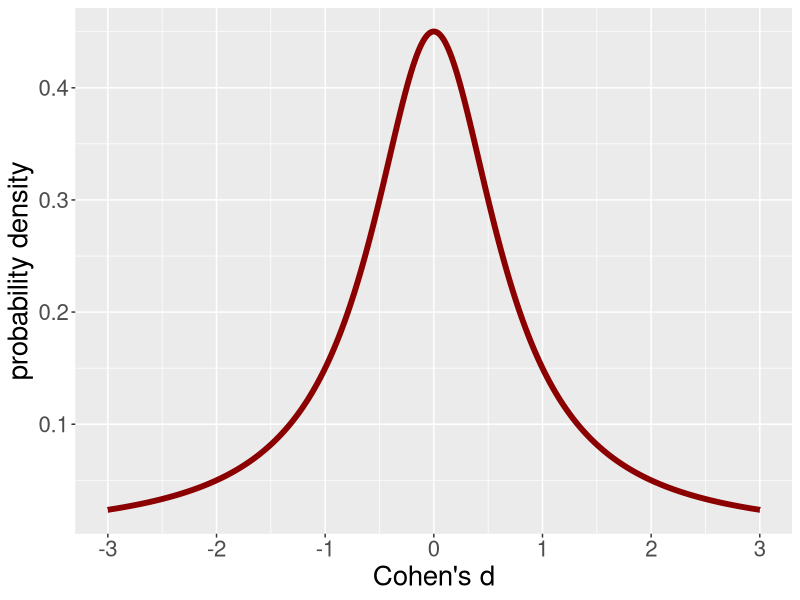
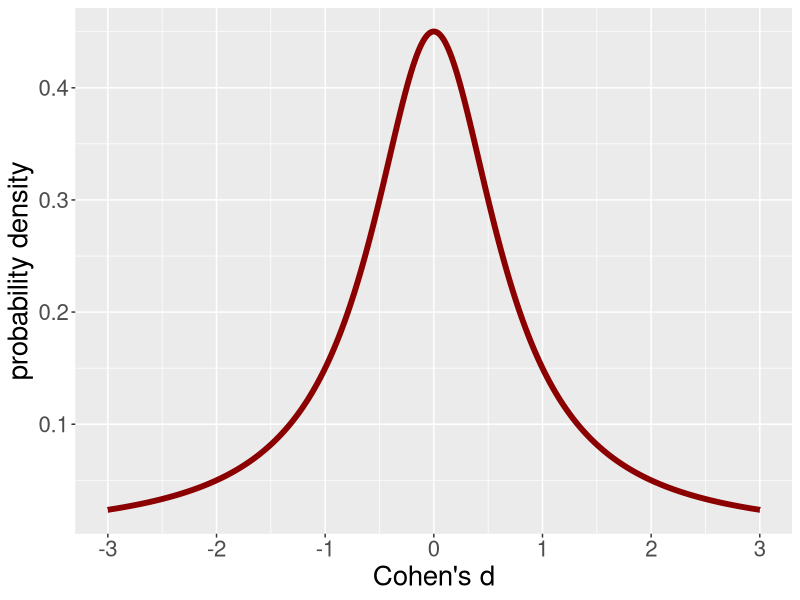

Source code (R) for these figures, in order: (Note: this script raises an error after producing the figures.)
#Create visualization and probability table for the Cauchy distribution 
#used in default Bayes factor
#
#Author: Eric Fields
#Version Date: 22 February 2025

#Copyright (c) 2025, Eric Fields
#This code is free and open source software made available under the terms 
#of the CC BY 4.0 license
#https://creativecommons.org/licenses/by/4.0/


library(ggplot2)

proj_dir <- "C:/Users/fieldsec/OneDrive - Westminster College/Documents/ECF/Research/Bayes factor simulations"
setwd(proj_dir)

###### PLOT CAUCHY DISTRIBUTION

#Generate data to plot
Cohens_d <- seq(-3, 3, by=.0001)
cauchy_scale = sqrt(2) / 2
prob_density <- dcauchy(Cohens_d, location = 0, scale = cauchy_scale)
df <- data.frame(x = Cohens_d, y = prob_density)

#Plot
ggplot(df, aes(x = x, y = y)) +
  geom_line(linewidth=2, colour = "darkred") +
  xlab("Cohen's d") +
  ylab("probability density") +
  theme(text = element_text(size = 20)) +
  scale_x_continuous(breaks=c(-3, -2, -1, 0, 1, 2, 3))

#Save figure
ggsave(file.path("output", "Cauchy.707.tif"))


####### TABLE OF CAUCHY PROBABILITIES #######

cauchy_table <- data.frame()
for (d in c(0.2, 0.5, cauchy_scale, 0.8, 1.2, 2.0)) {
  cauchy_table[sprintf("%.3f", d), "probability"] <- pcauchy(d, location = 0, scale = cauchy_scale, lower.tail = FALSE) * 2
}
write.csv(cauchy_table, file.path("output", "cauchy_probabilities.csv"))
